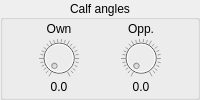
           <widget class="QGroupBox" name="groupBox_6">
            <property name="title">
             <string>Calf angles</string>
            </property>
            <property name="alignment">
             <set>Qt::AlignCenter</set>
            </property>
            <layout class="QGridLayout" name="gridLayout_6">
             <property name="leftMargin">
              <number>0</number>
             </property>
             <property name="topMargin">
              <number>0</number>
             </property>
             <property name="rightMargin">
              <number>0</number>
             </property>
             <property name="bottomMargin">
              <number>2</number>
             </property>
             <property name="verticalSpacing">
              <number>0</number>
             </property>
             <item row="0" column="1">
              <widget class="QLabel" name="rl10">
               <property name="sizePolicy">
                <sizepolicy hsizetype="Minimum" vsizetype="Minimum">
                 <horstretch>0</horstretch>
                 <verstretch>0</verstretch>
                </sizepolicy>
               </property>
               <property name="minimumSize">
                <size>
                 <width>40</width>
                 <height>0</height>
                </size>
               </property>
               <property name="maximumSize">
                <size>
                 <width>40</width>
                 <height>16777215</height>
                </size>
               </property>
               <property name="text">
                <string>Opp.</string>
               </property>
               <property name="alignment">
                <set>Qt::AlignCenter</set>
               </property>
              </widget>
             </item>
             <item row="0" column="0">
              <widget class="QLabel" name="rl9">
               <property name="sizePolicy">
                <sizepolicy hsizetype="Minimum" vsizetype="Minimum">
                 <horstretch>0</horstretch>
                 <verstretch>0</verstretch>
                </sizepolicy>
               </property>
               <property name="minimumSize">
                <size>
                 <width>40</width>
                 <height>0</height>
                </size>
               </property>
               <property name="maximumSize">
                <size>
                 <width>40</width>
                 <height>16777215</height>
                </size>
               </property>
               <property name="text">
                <string>Own</string>
               </property>
               <property name="alignment">
                <set>Qt::AlignCenter</set>
               </property>
              </widget>
             </item>
             <item row="1" column="0">
              <widget class="QDial" name="rk9">
               <property name="enabled">
                <bool>false</bool>
               </property>
               <property name="sizePolicy">
                <sizepolicy hsizetype="Fixed" vsizetype="Minimum">
                 <horstretch>50</horstretch>
                 <verstretch>50</verstretch>
                </sizepolicy>
               </property>
               <property name="minimumSize">
                <size>
                 <width>40</width>
                 <height>40</height>
                </size>
               </property>
               <property name="maximumSize">
                <size>
                 <width>40</width>
                 <height>40</height>
                </size>
               </property>
               <property name="sizeIncrement">
                <size>
                 <width>0</width>
                 <height>0</height>
                </size>
               </property>
               <property name="toolTip">
                <string>&lt;html&gt;&lt;head/&gt;&lt;body&gt;&lt;p&gt;Minimum own leg angle threshold (degrees)&lt;/p&gt;&lt;/body&gt;&lt;/html&gt;</string>
               </property>
               <property name="minimum">
                <number>0</number>
               </property>
               <property name="maximum">
                <number>100</number>
               </property>
               <property name="pageStep">
                <number>5</number>
               </property>
               <property name="value">
                <number>0</number>
               </property>
               <property name="sliderPosition">
                <number>0</number>
               </property>
               <property name="tracking">
                <bool>false</bool>
               </property>
               <property name="invertedAppearance">
                <bool>false</bool>
               </property>
               <property name="wrapping">
                <bool>false</bool>
               </property>
               <property name="notchesVisible">
                <bool>true</bool>
               </property>
              </widget>
             </item>
             <item row="1" column="1">
              <widget class="QDial" name="rk10">
               <property name="enabled">
                <bool>false</bool>
               </property>
               <property name="sizePolicy">
                <sizepolicy hsizetype="Fixed" vsizetype="Minimum">
                 <horstretch>50</horstretch>
                 <verstretch>50</verstretch>
                </sizepolicy>
               </property>
               <property name="minimumSize">
                <size>
                 <width>40</width>
                 <height>40</height>
                </size>
               </property>
               <property name="maximumSize">
                <size>
                 <width>40</width>
                 <height>40</height>
                </size>
               </property>
               <property name="sizeIncrement">
                <size>
                 <width>0</width>
                 <height>0</height>
                </size>
               </property>
               <property name="toolTip">
                <string>&lt;html&gt;&lt;head/&gt;&lt;body&gt;&lt;p&gt;Maximum opposite leg angle threshold (degrees)&lt;/p&gt;&lt;/body&gt;&lt;/html&gt;</string>
               </property>
               <property name="minimum">
                <number>0</number>
               </property>
               <property name="maximum">
                <number>100</number>
               </property>
               <property name="pageStep">
                <number>5</number>
               </property>
               <property name="value">
                <number>0</number>
               </property>
               <property name="sliderPosition">
                <number>0</number>
               </property>
               <property name="tracking">
                <bool>false</bool>
               </property>
               <property name="invertedAppearance">
                <bool>false</bool>
               </property>
               <property name="wrapping">
                <bool>false</bool>
               </property>
               <property name="notchesVisible">
                <bool>true</bool>
               </property>
              </widget>
             </item>
             <item row="2" column="0">
              <widget class="QLabel" name="rd9">
               <property name="sizePolicy">
                <sizepolicy hsizetype="Minimum" vsizetype="Minimum">
                 <horstretch>0</horstretch>
                 <verstretch>0</verstretch>
                </sizepolicy>
               </property>
               <property name="minimumSize">
                <size>
                 <width>40</width>
                 <height>0</height>
                </size>
               </property>
               <property name="maximumSize">
                <size>
                 <width>40</width>
                 <height>16777215</height>
                </size>
               </property>
               <property name="text">
                <string>0.0</string>
               </property>
               <property name="alignment">
                <set>Qt::AlignCenter</set>
               </property>
              </widget>
             </item>
             <item row="2" column="1">
              <widget class="QLabel" name="rd10">
               <property name="sizePolicy">
                <sizepolicy hsizetype="Minimum" vsizetype="Minimum">
                 <horstretch>0</horstretch>
                 <verstretch>0</verstretch>
                </sizepolicy>
               </property>
               <property name="minimumSize">
                <size>
                 <width>40</width>
                 <height>0</height>
                </size>
               </property>
               <property name="maximumSize">
                <size>
                 <width>40</width>
                 <height>16777215</height>
                </size>
               </property>
               <property name="text">
                <string>0.0</string>
               </property>
               <property name="alignment">
                <set>Qt::AlignCenter</set>
               </property>
              </widget>
             </item>
            </layout>
           </widget>
